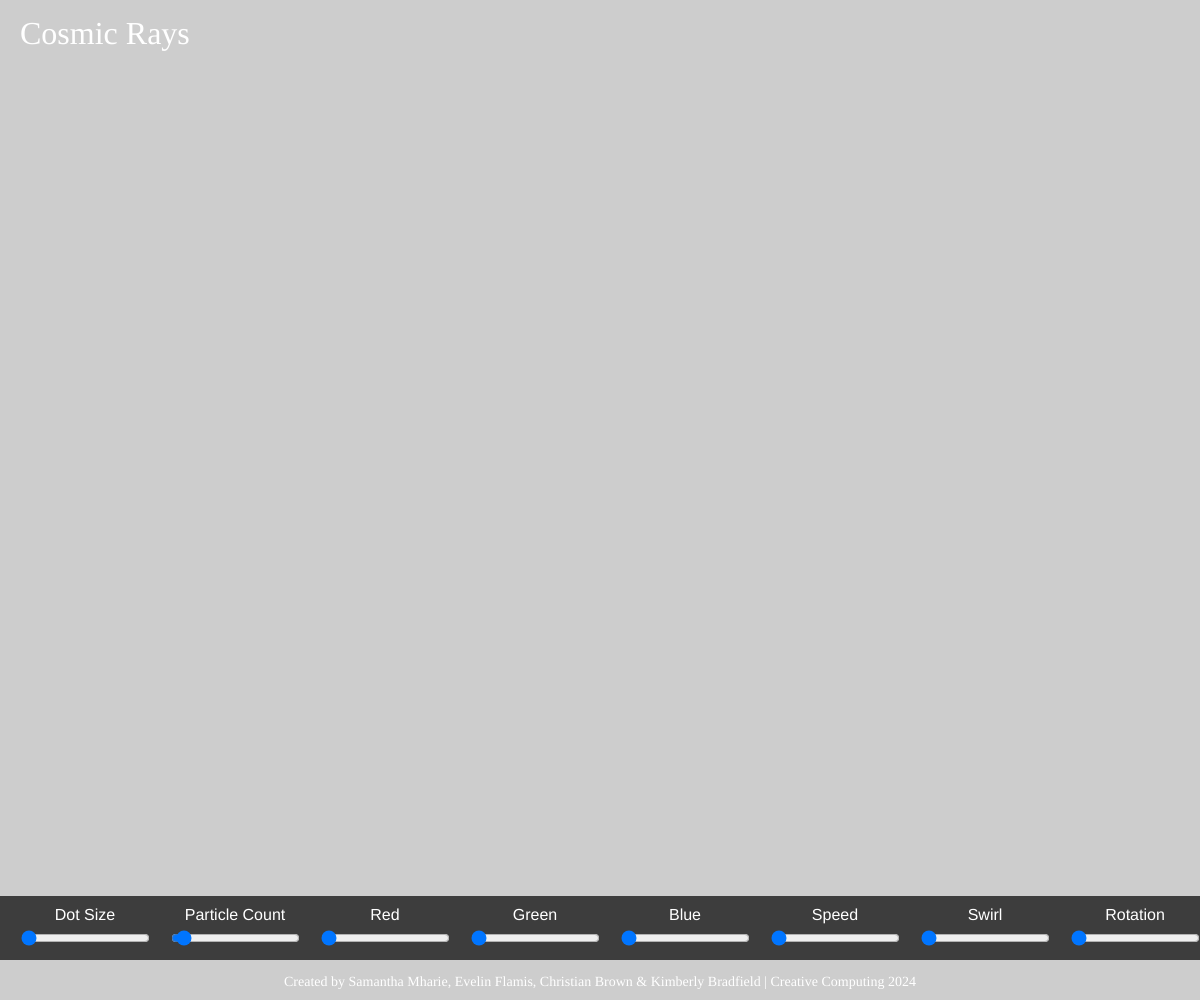
Frame 1 (no input)
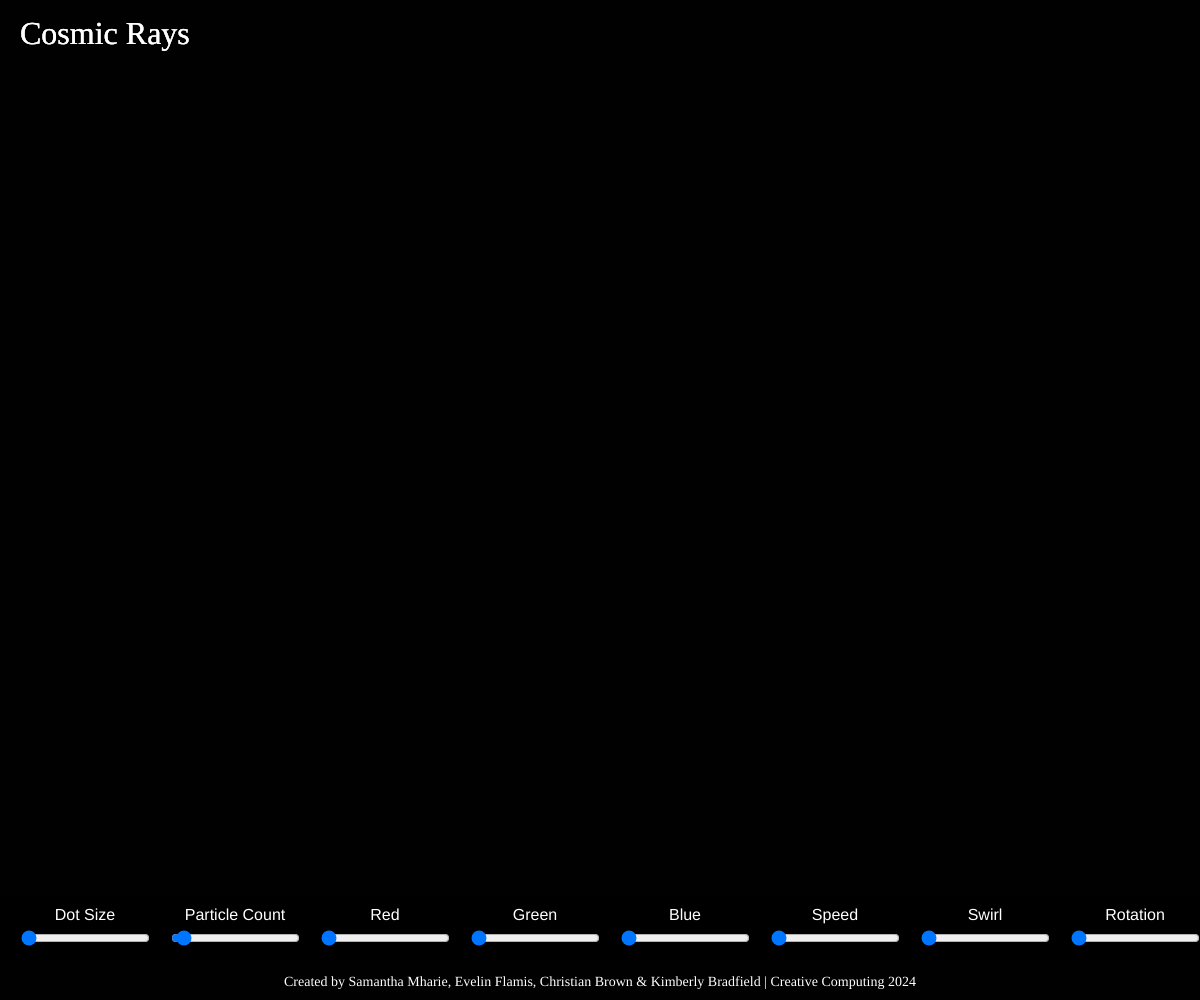
Frame 60 (no input)
Frame 120 (the mouse pressed at the canvas centre since frame 60): identical to frame 60, image omitted

The p5.js sketch that drew these frames (run headless with seeded random() and noise() and a simulated clock; from frame 60 on, the mouse is pressed at the canvas centre):

// p5.js sketch
// ── sketch.js
let sliderData = [0, 0.05, 0, 0, 0, 0, 0, 0];
let particles = [];
const num = 2000;
const colors = ["#EEEEEE", "#32E0C4", "#0D7377", "#212121", "#33C6FF"];

const noiseScale = 0.20 / 50;
const swirlFactor = 0.5;

let angle;
let activeSlider = 0;

function setup() {
    createCanvas(windowWidth, windowHeight);

    // Text style for title
    textSize(32);
    textFont('Doto');
    fill(255);
    noStroke();

    let sliderContainer = createSliders();
    createCredits();

    for (let i = 0; i < num; i++) {
        particles.push({
            position: createVector(random(width), random(height)),
            color: color(random(colors))
        });
    }
    noStroke();
}

function createSliders() {
    const labels = [
        "Dot Size",
        "Particle Count",
        "Red",
        "Green",
        "Blue",
        "Speed",
        "Swirl",
        "Rotation"
    ];

    let container = createDiv();
    container.id("slider-container");
    container.style("position", "fixed");
    container.style("bottom", "40px");  // leave space for credits below
    container.style("left", "0");
    container.style("width", "100%");
    container.style("background", "rgba(0,0,0,0.7)");
    container.style("display", "flex");
    container.style("justify-content", "space-around");
    container.style("align-items", "center");
    container.style("padding", "10px");
    container.style("z-index", "10");

    for (let i = 0; i < sliderData.length; i++) {
        let group = createDiv();
        group.style("color", "white");
        group.style("text-align", "center");
        group.style("font-family", "sans-serif");
        group.style("user-select", "none");

        let label = createDiv(labels[i]);
        label.style("margin-bottom", "4px");
        let startVal = (i === 1) ? 0.05 : 0;
        let slider = createSlider(0, 1, startVal, 0.01);
        slider.input(() => {
            sliderData[i] = slider.value();
        });

        group.child(label);
        group.child(slider);
        container.child(group);

        sliderData[i] = startVal;
    }

    return container;
}

function createCredits() {
    let credits = createDiv("Created by Samantha Mharie, Evelin Flamis, Christian Brown & Kimberly Bradfield | Creative Computing 2024");
    credits.id("credits");
    credits.style("position", "fixed");
    credits.style("bottom", "10px");  // below slider container at 40px + 10px gap
    credits.style("left", "0");
    credits.style("width", "100%");
    credits.style("text-align", "center");
    credits.style("color", "white");
    credits.style("font-family", "doto");
    credits.style("font-size", "14px");
    credits.style("pointer-events", "none");
    credits.style("user-select", "none");
    credits.style("z-index", "10");
}

// function mouseWheel(event) {
//     sliderData[activeSlider] = constrain(
//         sliderData[activeSlider] + event.delta / -1000,
//         0,
//         1
//     );
// }

// function keyPressed() {
//     if (key >= '1' && key <= '8') {
//         activeSlider = parseInt(key) - 1;
//         console.log(`Active slider: ${activeSlider + 1}`);
//     }
// }

function draw() {
    background(0, 50);

    // Draw title top-left
    fill(255);
    textAlign(LEFT, TOP);
    text("Cosmic Rays", 20, 20);

    for (let i = 0; i < num * sliderData[1]; i++) {
        let p = particles[i];

        if (sliderData[2] < 0.01 && sliderData[3] < 0.01 && sliderData[4] < 0.01) {
            fill(255);
        } else {
            fill(sliderData[2] * 500, sliderData[3] * 500, sliderData[4] * 500);
        }

        ellipse(p.position.x, p.position.y, 20 * sliderData[0]);

        let n = noise(
            p.position.x * noiseScale + sliderData[1],
            p.position.y * noiseScale + sliderData[1],
            frameCount * noiseScale * noiseScale + sliderData[1]
        );

        n *= sliderData[6];

        // Smooth, slow rotation scaling sliderData[7] by 0.1
        angle = TAU * n + frameCount * swirlFactor * (sliderData[7] * 0.1);
        let radius = 3 + 20 * noise(frameCount * 0.01 + i);

        p.position.x += cos(angle) * radius * sliderData[5];
        p.position.y += sin(angle) * radius * sliderData[5];

        if (!onScreen(p.position)) {
            p.position.x = random(width);
            p.position.y = random(height);
        }
    }
}

function onScreen(v) {
    return v.x >= 0 && v.x <= width && v.y >= 0 && v.y <= height;
}

function windowResized() {
    resizeCanvas(windowWidth, windowHeight);
}
